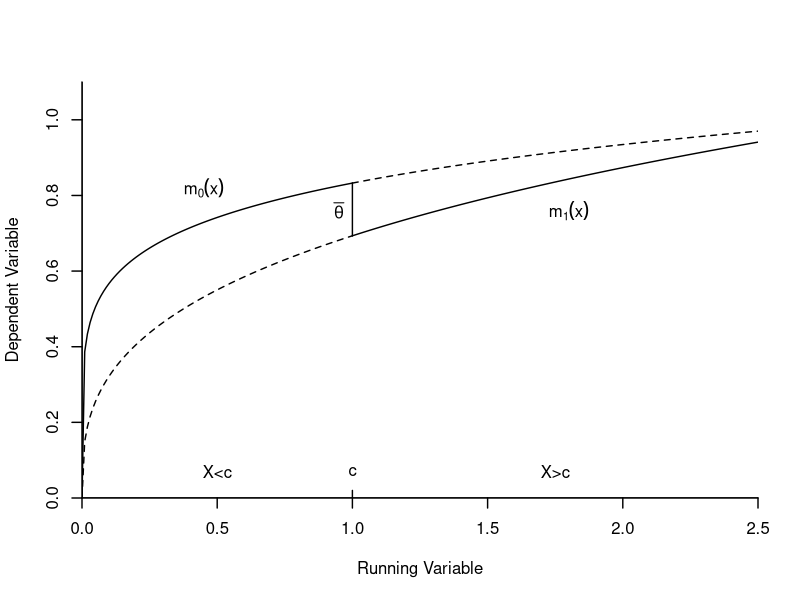
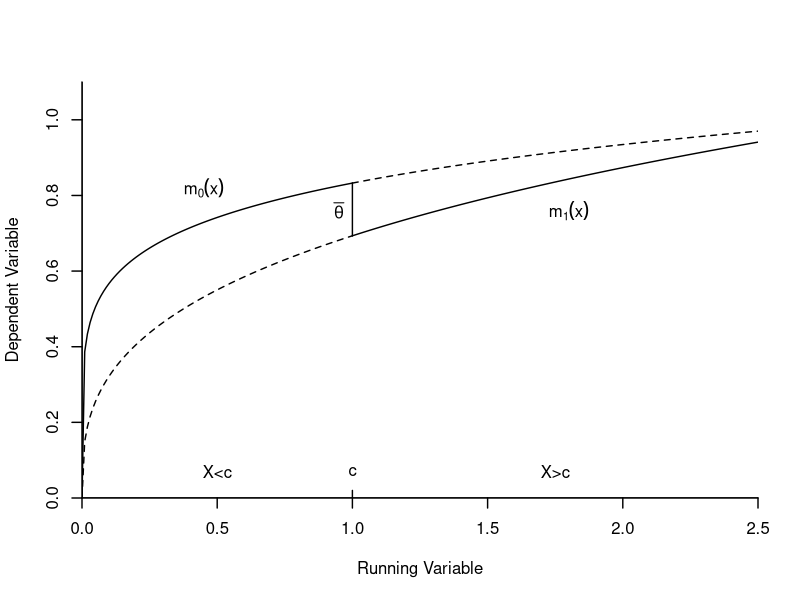

These charts were generated, in order, by the following R code:
#####################################
### This file generates Figure 21.1a
### Regression Discontinuity Design
#####################################

x1 <- as.matrix(seq(0,1,by=0.01))
x2 <- as.matrix(seq(1,2.5,by=0.01))

b1 <- (x1/3)^(1/6)
b2 <- (x2/3)^(1/6)

t1 <- (x1/3)^(1/3)
t2 <- (x2/3)^(1/3)

wd <- 1.4

pdf("HANSEN21-1a.pdf",family="Helvetica",colormodel='cmyk',width=4.5,height=4.5)
plot(x1,b1,type="l",lty=1,xaxs="i",yaxs="i",,ylab="Dependent Variable",xlab="Running Variable",bty="n",xlim=c(0,2.5),ylim=c(0,1.1),yaxt="n",xaxt="n",lwd=wd,yaxt="n")
axis(side=1,lwd=wd)
axis(side=2,seq(0,1.2,.2),lwd=wd)
lines(x1,t1,lty=2,lwd=wd)
lines(x2,b2,lty=2,lwd=wd)
lines(x2,t2,lwd=wd)
lines(c(1,1),c(b2[1],t2[1]),lwd=wd)
abline(h=0,lwd=wd)
abline(v=0,lwd=wd)
lines(c(1,1),c(0,.02),lwd=wd)
text(1,.07,"c")
text(1.75,.07,"X>c")
text(0.5,.07,"X<c")
text(.95,0.76,expression(bar(theta)))
text(1.8,.76,expression(m[1](x)))
text(.45,.82,expression(m[0](x)))
dev.off()

postscript("HANSEN21-1a.eps",paper="special",width=4.5,height=4.5,horizontal=FALSE,onefile=FALSE,family="Helvetica",colormodel='cmyk')
plot(x1,b1,type="l",lty=1,xaxs="i",yaxs="i",,ylab="Dependent Variable",xlab="Running Variable",bty="n",xlim=c(0,2.5),ylim=c(0,1.1),yaxt="n",xaxt="n",lwd=wd,yaxt="n")
axis(side=1,lwd=wd)
axis(side=2,seq(0,1.2,.2),lwd=wd)
lines(x1,t1,lty=2,lwd=wd)
lines(x2,b2,lty=2,lwd=wd)
lines(x2,t2,lwd=wd)
lines(c(1,1),c(b2[1],t2[1]),lwd=wd)
abline(h=0,lwd=wd)
abline(v=0,lwd=wd)
lines(c(1,1),c(0,.02),lwd=wd)
text(1,.07,"c")
text(1.75,.07,"X>c")
text(0.5,.07,"X<c")
text(.95,0.76,expression(bar(theta)))
text(1.8,.76,expression(m[1](x)))
text(.45,.82,expression(m[0](x)))
dev.off()
